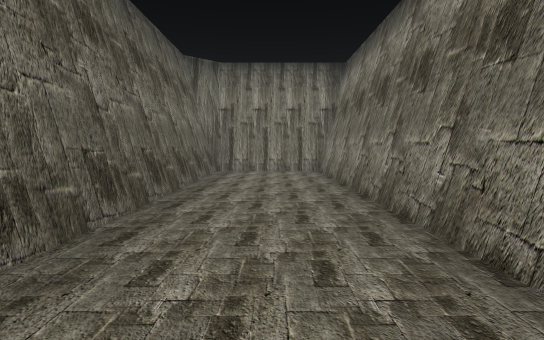
view 1 (above)

20 first-person views from a walk through a scene from a Unity 3-D project. The camera is 1.4 m above the floor, tilts 4° down and sees 75° across. The floor is counted in squares, 1.89 m on a side. Each view is taken from the middle of a square. On the plan, view 1 faces up. The plan holds only what a view shows up to about 11 squares ahead; the rest is blank. The place goes on beyond the plan. The player character is not drawn.

view 2
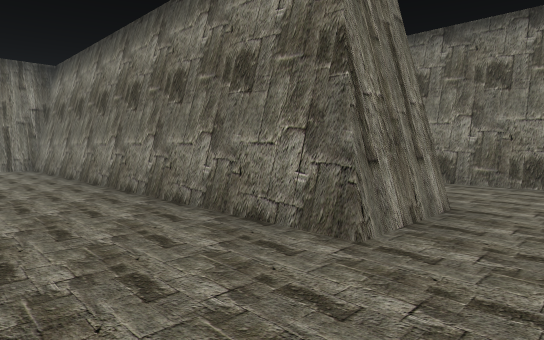

view 3
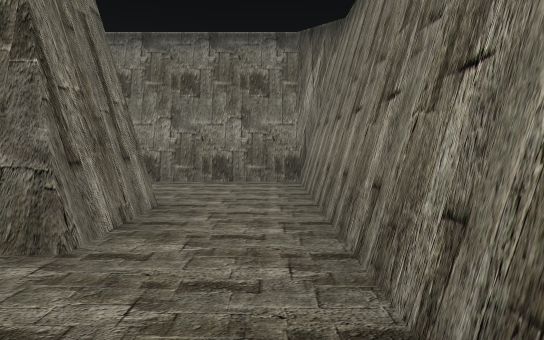

view 4
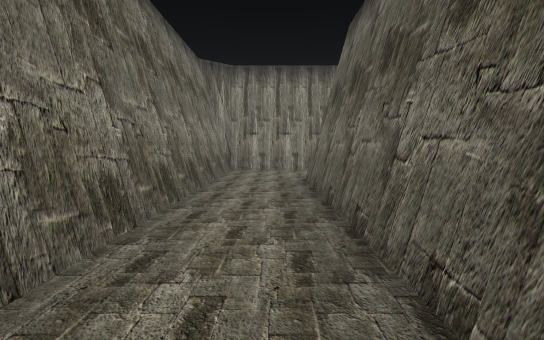

view 5
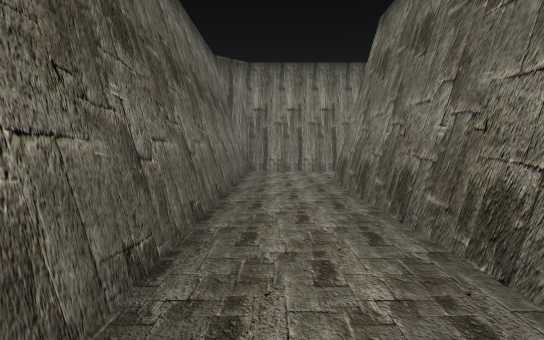

view 6
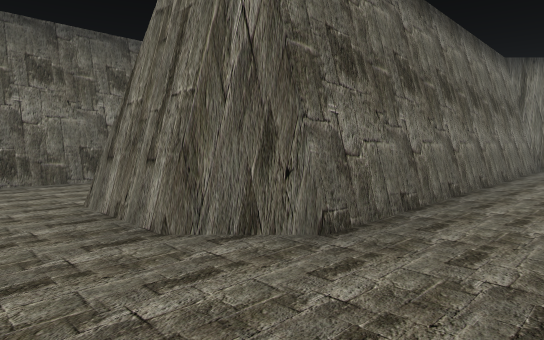

view 7
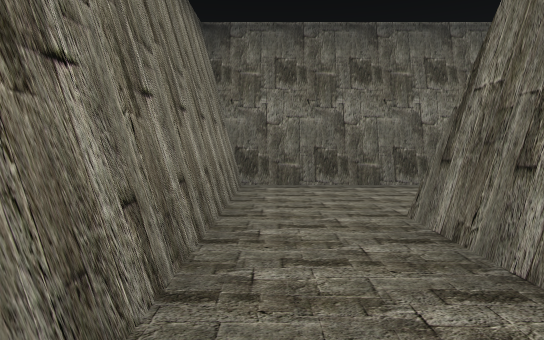

view 8
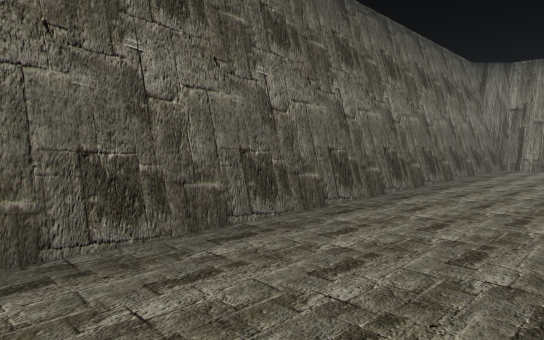

view 9
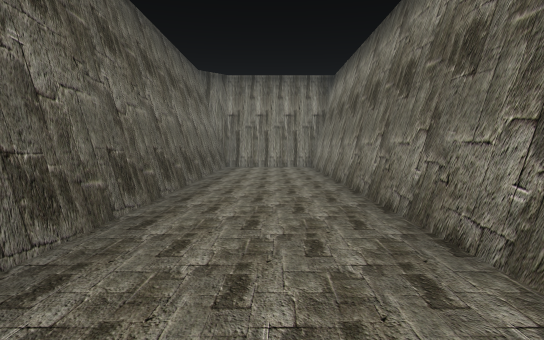

view 10
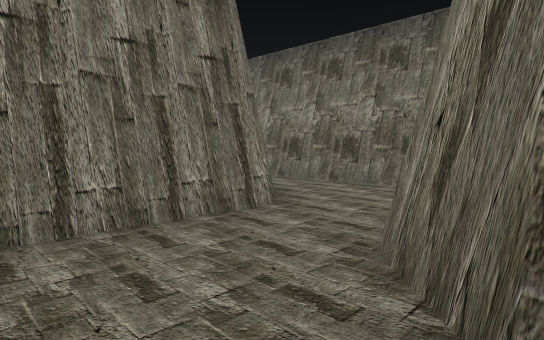

view 11
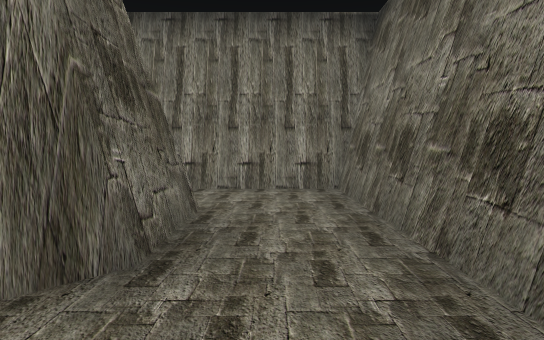

view 12
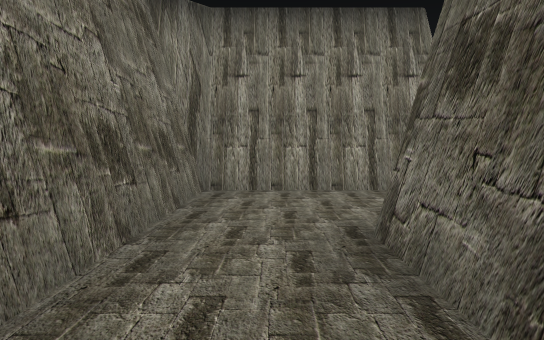

view 13
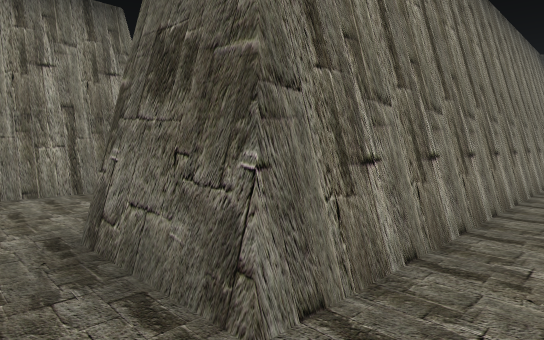

view 14
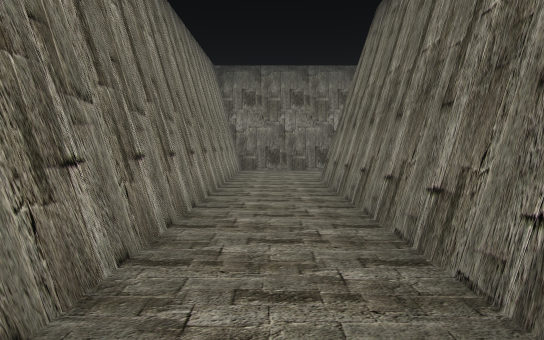

view 15
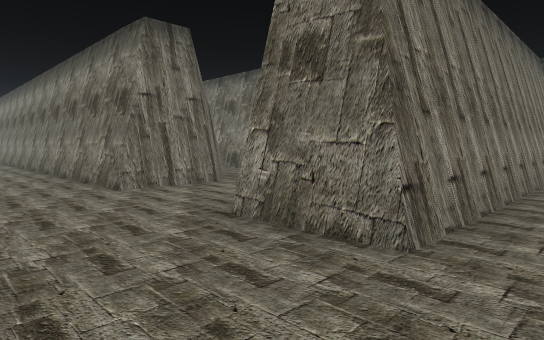

view 16
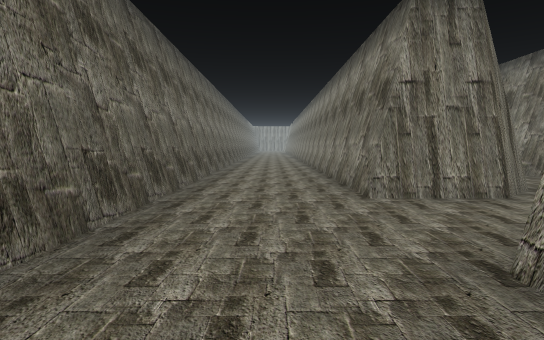

view 17
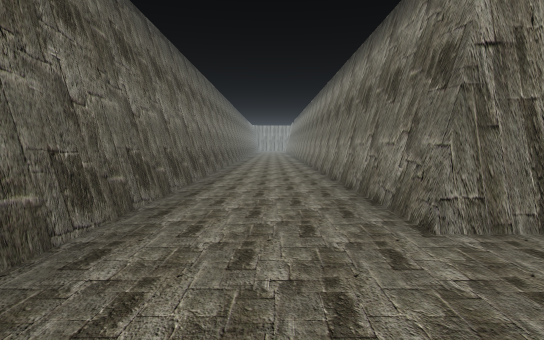

view 18
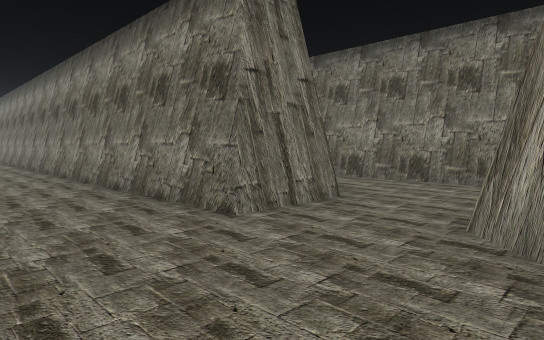

view 19
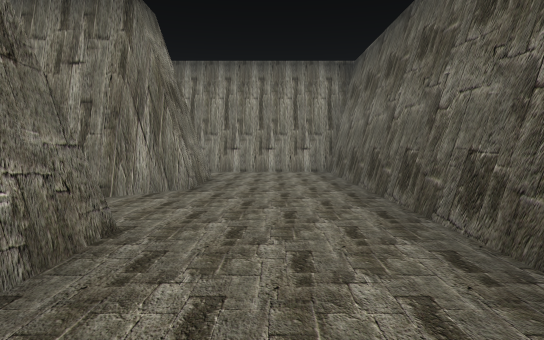

view 20
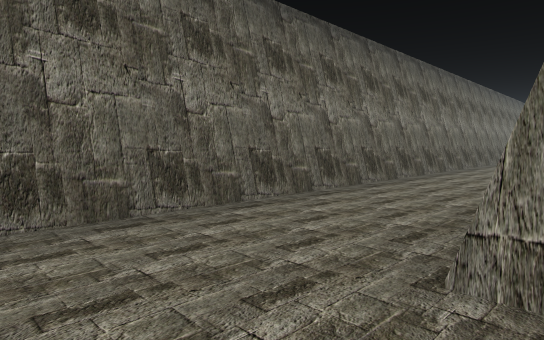

### Floor plan
Points are (right, up) in squares from view 1. A wall is a line through its corners. A room is listed if a view was taken in it or the views show most of it. See-through windows are left out.
Room 1 (views 1, 2, 3, 4, 5, 6, 7, 8, 9, 10)
walls: (4.4, 10.4) (4.1, 10.2) (4.1, 0.3) (3.4, -0.4) (1.5, -0.4) (1.5, 10.2) (-1.7, 10.2) (-1.7, -2.7) (6.3, -2.7) (6.4, -2.6) (6.4, 7.2) (7.3, 8.2); (6.6, 10.2) (4.1, 10.2)
ways out: opening at (6, 9) to room 2
Room 2 (view 11)
walls: (7.8, 8) (11.2, 8) (11.2, 13.4); (9.1, 12.9) (9.1, 11.2) (8.1, 10.2) (6.6, 10.2)
ways out: opening at (6, 9) to room 1; opening at (10, 13) to room 3
Room 3 (views 12, 13, 14)
walls: (1.5, 12.9) (9.1, 12.9); (11.2, 13.4) (11.2, 15.1) (1.5, 15.1)
ways out: opening at (10, 13) to room 2; opening at (2, 14) to room 4
Room 4 (views 15, 16, 17, 18, 19, 20)
walls: (3.2, 20) (1.5, 20) (1.5, 28.5); (1.5, 15.1) (1.5, 16.9) (2.3, 17.7); (-1.7, 28.5) (-1.7, 12.9) (1.5, 12.9)
ways out: opening at (2, 14) to room 3; opening at (2, 19)

Where each view was taken, in squares from view 1:
view 1: 0 up, 0 right, facing up
view 2: 2 down, 1 left, facing up-right
view 3: 2 down, 1 left, facing right
view 4: 8 up, 5 right, facing down
view 5: 0 up, 5 right, facing up
view 6: 2 down, 6 right, facing up-left
view 7: 2 down, 5 right, facing left
view 8: 2 down, 1 right, facing up-left
view 9: 2 down, 0 right, facing up
view 10: 7 up, 5 right, facing up-right
view 11: 9 up, 10 right, facing up
view 12: 14 up, 10 right, facing down
view 13: 14 up, 10 right, facing down-left
view 14: 14 up, 9 right, facing left
view 15: 14 up, 1 left, facing up-right
view 16: 15 up, 0 right, facing up
view 17: 17 up, 0 right, facing up
view 18: 17 up, 1 left, facing up-right
view 19: 23 up, 0 right, facing down
view 20: 18 up, 2 right, facing up-left
